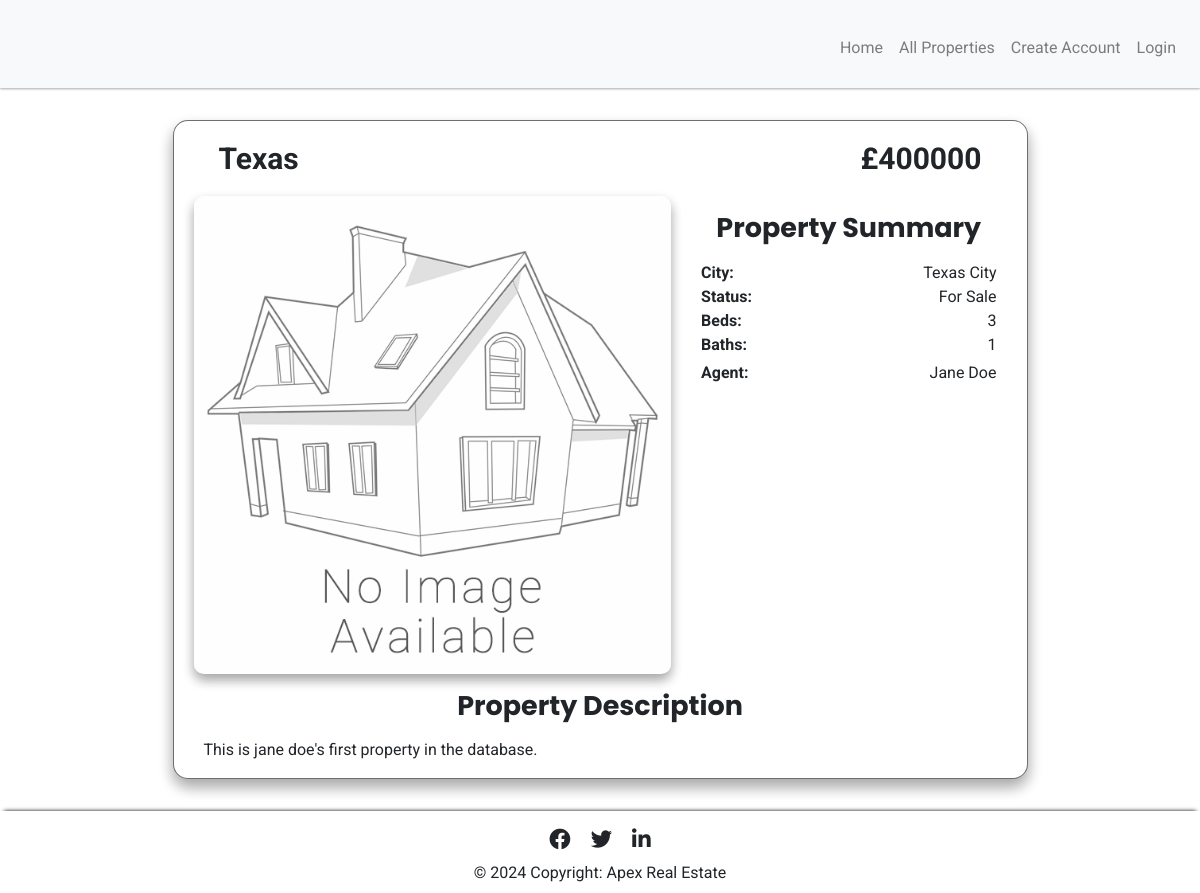
/agents/property_details/5, run on the app's committed database.
### apex/models.py (models this page shows, shortened)
class Property(db.Model):
  id = db.Column(db.Integer, primary_key=True)
  address = db.Column(db.String(255), nullable=False)
  city = db.Column(db.String(100), nullable=False)
  property_size = db.Column(db.Integer, nullable=False)
  num_bedrooms = db.Column(db.Integer, nullable=False)
  num_bathrooms = db.Column(db.Integer, nullable=False)
  num_carspaces = db.Column(db.Integer, nullable=False)
  description = db.Column(db.Text, nullable=True)
  image_link = db.Column(db.String(255), nullable=True)
  price = db.Column(db.Integer, nullable=False)  # New attribute for property price
  created_date = db.Column(db.DateTime, nullable=False, default=datetime.utcnow)  # New attribute for property creation date
  listing_status = db.Column(db.String(50), nullable=False)  # New attribute for property listing status
  listing_type = db.Column(db.String(50), nullable=False)  # New attribute for property listing type
  agent_id = db.Column(db.Integer, db.ForeignKey('agent.id'), nullable=False)
  agent = db.relationship('Agent', backref='properties')

class Agent(db.Model, UserMixin):
  id = db.Column(db.Integer, primary_key=True)
  username = db.Column(db.String(20), unique=True, nullable=False)
  email = db.Column(db.String(120), unique=True, nullable=False)
  profile_pic = db.Column(db.String(255), nullable=False, default='default.jpg')
  password = db.Column(db.String(60), nullable=False)
  description = db.Column(db.Text, nullable=False, default='some description')
  phone_number = db.Column(db.String(20), nullable=False)
  full_name = db.Column(db.String(100), nullable=False)  # Updated to full name attribute

### apex/agents/routes.py (the view)
@agents.route("/agents/property_details/<property_id>", methods=["GET", "POST"])
def property_details(property_id):
    if current_user.is_authenticated:
        property_details = Property.query.filter_by(id=property_id).first()
        agent = current_user.username.upper()
        return render_template("property.html", property_details=property_details, agent=agent)
    property_details = Property.query.filter_by(id=property_id).first()
    return render_template("property.html", property_details=property_details)

### apex/templates/property.html (shortened to what this page needs)
{% extends "base_agent.html" %}
{% block content %}
<section class="col-12">
    <div class="container">
        <div class="row">
            <div class="col-12 col-lg-9 mx-auto my-3 property-details-box">
                <div class="row col-12 details-top-box">
                    <span class="top-address col-md-6">{{ property_details.address }}</span>
                    <span class="details-price col-md-6">
                        {% if property_details.listing_type == 'rent' %}
                            <div>£{{ property_details.price }} PCM</div>
                        {% else %}
                            <div>£{{ property_details.price }}</div>
                        {% endif %}
                    </span>
                </div>
                <div class="row">
                    <div class="col-md-7 property-image-box">
                        {% if property_details.image_path  %}
                            <img src="{{ property_details.image_path }}" class="img-fluid details-property-img" alt="Property Image">
                        {% else %}
                            <img src="{{ url_for('static', filename='no-image.png') }}" class="img-fluid details-property-img" alt="Property Image">
                        {% endif %}
                    </div>
                    <div class="col-md-5">
                        <div class="col-12">
                            <div class="row justify-content-center">
                                <div class="details-description-title">
                                    <span>Property Summary</span>
                                </div>
                            </div>
                            <div class="row col-12 summary-list-box">
                                <ul class="col-12 summary-list">
                                    <li class="d-flex justify-content-between">
                                        <strong>City:</strong>
                                        <span>{{ property_details.city }}</span>
                                    </li>
                                    <li class="d-flex justify-content-between">
                                        <strong>Status:</strong>
                                        {% if property_details.listing_type == 'rent' %}
                                            <span>For Rent</span>
                                        {% else %}
                                            <span>For Sale</span>
                                        {% endif %}
                                    </li>
                                    <li class="d-flex justify-content-between">
                                        <strong>Beds:</strong>
                                        <span>{{ property_details.num_bedrooms }}</span>
                                    </li>
                                    <li class="d-flex justify-content-between">
                                        <strong>Baths:</strong>
                                        <span>{{ property_details.num_bathrooms }}</span>
                                    </li>
                                    <li class="d-flex justify-content-between py-1">
                                        <strong>Agent:</strong>
                                        <span>{{ property_details.agent.full_name }}</span>
                                    </li>
                                </ul>
                            </div>
                        </div>
                    </div>
                </div>
<div class="container col-12">
    <div class="row details-description-title">
        <span>Property Description</span>
    </div>
    <div class="property-description mb-3">
        <span>{{ property_details.description }}</span>
    </div>
</div>
{% endblock %}

### apex/static/css/style.css (style rules this page uses)
body { display: -webkit-box; display: -ms-flexbox; display: flex; min-height: 100vh; -webkit-box-orient: vertical; -webkit-box-direction: normal; -ms-flex-direction: column; flex-direction: column; background-image: url('../img/background.jpg'); background-attachment: fixed; background-repeat: no-repeat; background-size: cover; text-decoration: none; font-family: "Roboto", sans-serif; font-weight: 400; }
ul { list-style-type: none; }
.property-details-box { border-radius: 15px; border: 1px solid rgba(0, 0, 0, 0.568); -webkit-box-shadow: 0 3px 6px rgba(0, 0, 0, 0.16), 0 3px 6px rgba(0, 0, 0, 0.23); box-shadow: 0 8px 15px rgba(0, 0, 0, 0.16), 0 8px 15px rgba(0, 0, 0, 0.23); background-color: #fff; }
.details-top-box { display: -webkit-box; display: -ms-flexbox; display: flex; -webkit-box-pack: center; -ms-flex-pack: center; justify-content: center; margin: 0; padding: 15px; font-size: 25px; font-weight: bold; }
.top-address { display: -webkit-box; display: -ms-flexbox; display: flex; -webkit-box-pack: center; -ms-flex-pack: center; justify-content: center; }
.details-price { display: -webkit-box; display: -ms-flexbox; display: flex; -webkit-box-pack: center; -ms-flex-pack: center; justify-content: center; }
.property-image-box { width: 100%; }
.details-property-img { width: 100%; height: 100%; border-radius: 10px; -webkit-box-shadow: 0 2px 4px rgba(0, 0, 0, 0.16), 0 2px 4px rgba(0, 0, 0, 0.23); box-shadow: 0 6px 12px rgba(0, 0, 0, 0.16), 0 6px 12px rgba(0, 0, 0, 0.23); }
.details-description-title { display: -webkit-box; display: -ms-flexbox; display: flex; -webkit-box-pack: center; -ms-flex-pack: center; justify-content: center; padding: 12px 0; font-family: "Poppins", sans-serif; font-size: 27px; font-weight: bold; }
.summary-list-box { padding: 0; margin: 0; }
.summary-list, .property-description { padding: 0 10px; margin: 0; }
@media (min-width: 576px) { .details-top-box { font-size: 30px; } }
@media (min-width: 768px) { .top-address { -webkit-box-pack: start; -ms-flex-pack: start; justify-content: flex-start; } }
@media (min-width: 768px) { .details-price { -webkit-box-pack: end; -ms-flex-pack: end; justify-content: flex-end; } }
@media (min-width: 768px) { .property-image-box { padding: 0 0 0 20px; } }
@media (min-width: 768px) { .summary-list, .property-description { padding: 0; } }
@media (min-width: 992px) { .details-top-box { -webkit-box-pack: justify; -ms-flex-pack: justify; justify-content: space-between; } }

### data on the page
Property: address "Texas", price "400000", city "Texas City", num_bedrooms "3", num_bathrooms "1", description "This is jane doe's first property in the database."
Agent: agent.full_name "Jane Doe"
